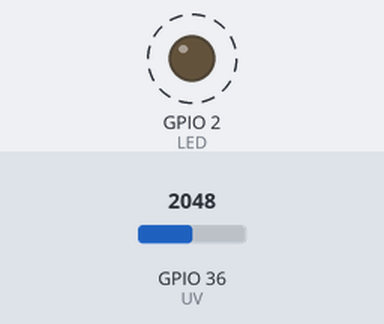
Bench run of a sketch on a simulated ESP32. Shown: output pins drawn as LEDs (lit = HIGH). Dashed ring = blinking. Inputs (shaded band) come from the test bench; at power-on: GPIO 36 (UV) = 2048. What the sketch prints to the serial monitor is not drawn.

Above: at 0.1 s.
Timing chart, 0 to 3.0 s (numbered marks = the images above):
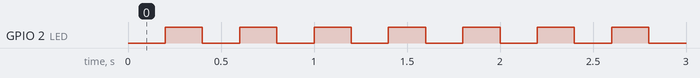

The sketch:

adc.ino
```cpp
#include <Ticker.h>
#define LED 2//D4
#define UV  A0//A0
Ticker blinker;

float avgVoltage(int nReadings);
float voltToIntensity(float voltage);
bool debug = true;
float uvIntensity = 0.0;
float RES = 1023.0;//1023.0;//ADC resolution
float REF = 3.65;//variable obtained through calibration
void setup() {
  // Open serial communications and wait for port to open:
  if(debug) Serial.begin(115200);

  pinMode(LED,OUTPUT);
  pinMode(UV, INPUT);

  blinker.attach(0.2, changeState); //Initialize Ticker every 0.5s (Use attach_ms for time in ms)
}
void loop(){
  Serial.println("Average voltage: "+ String(avgVoltage(20)));
  uvIntensity = voltToIntensity(avgVoltage(20)); //Convert the voltage to a UV intensity level
  Serial.println("UV Intensity: "+ String(uvIntensity));
  delay(1000);
}


float avgVoltage(int nReadings){
  int uvLevel = 0;
  for(int x = 0 ; x < nReadings ; x++)
  {
    uvLevel += analogRead(UV);
  }
  uvLevel /= (float)nReadings;
  Serial.println("ADC value: "+String(uvLevel));
  //Use the 3.3V power pin as a reference to get a very accurate output value from sensor
  float voltage = REF/RES*uvLevel;
  Serial.println("Voltage: "+String(voltage));
  return voltage;
}

float voltToIntensity(float voltage){
  float in_min = 0.99;
  float in_max = 2.8;
  float out_min = 0.0;
  float out_max = 15.0;
  if (voltage <= in_min){
    return out_min;
  }
  return (voltage - in_min) * (out_max - out_min) / (in_max - in_min) + out_min;
}
void changeState(){
  digitalWrite(LED, !(digitalRead(LED)));  //Invert Current State of LED
}
```

Measured:
- by itself, GPIO 2 (LED): alternates HIGH for 0.20 s and LOW for 0.20 s
- by itself, everything shown: repeats every 1.2 s, in 6 steps
